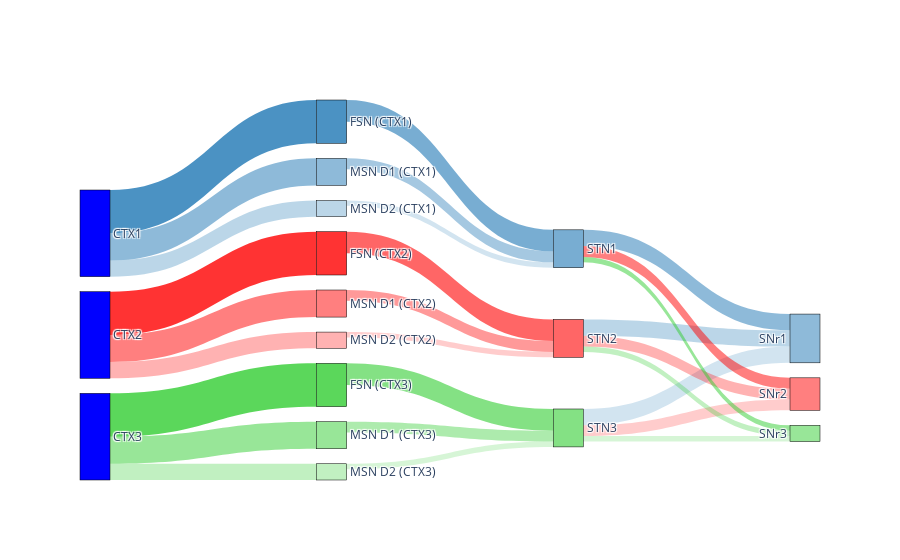

Write notebook code for a chart like this one.
### Code cell
### CTX - Striatum - GPe - STN - SNr

labels = [
    "CTX1", "CTX2", "CTX3",  
    "FSN (CTX1)", "MSN D1 (CTX1)", "MSN D2 (CTX1)",  
    "FSN (CTX2)", "MSN D1 (CTX2)", "MSN D2 (CTX2)",  
    "FSN (CTX3)", "MSN D1 (CTX3)", "MSN D2 (CTX3)",  
    "STN1", "STN2", "STN3",  
    "SNr1", "SNr2", "SNr3"  
]

source = [
    0, 0, 0,  
    1, 1, 1,  
    2, 2, 2,  
    3, 4, 5,  
    6, 7, 8,  
    9, 10, 11,  
    12, 13, 14,  
    12, 13, 14,  
    12, 13, 14   
]

target = [
    3, 4, 5,  
    6, 7, 8,  
    9, 10, 11,  
    12, 12, 12,  
    13, 13, 13,  
    14, 14, 14,  
    15, 15, 15,  
    16, 16, 16,  
    17, 17, 17   
]

value = [
    8, 5, 3,  
    8, 5, 3,  
    8, 5, 3,  
    4, 2, 1,  
    4, 2, 1,  
    4, 2, 1,  
    3, 3, 3,  
    2, 2, 2,  
    1, 1, 1   
]

link_colors = [
    "rgba(31, 119, 180, 0.8)", "rgba(31, 119, 180, 0.5)", "rgba(31, 119, 180, 0.3)",  
    "rgba(255, 0, 0, 0.8)", "rgba(255, 0, 0, 0.5)", "rgba(255, 0, 0, 0.3)",          
    "rgba(50, 205, 50, 0.8)", "rgba(50, 205, 50, 0.5)", "rgba(50, 205, 50, 0.3)",    
    "rgba(31, 119, 180, 0.6)", "rgba(31, 119, 180, 0.4)", "rgba(31, 119, 180, 0.2)",  
    "rgba(255, 0, 0, 0.6)", "rgba(255, 0, 0, 0.4)", "rgba(255, 0, 0, 0.2)",          
    "rgba(50, 205, 50, 0.6)", "rgba(50, 205, 50, 0.4)", "rgba(50, 205, 50, 0.2)",    
    "rgba(31, 119, 180, 0.5)", "rgba(31, 119, 180, 0.3)", "rgba(31, 119, 180, 0.2)",  
    "rgba(255, 0, 0, 0.5)", "rgba(255, 0, 0, 0.3)", "rgba(255, 0, 0, 0.2)",          
    "rgba(50, 205, 50, 0.5)", "rgba(50, 205, 50, 0.3)", "rgba(50, 205, 50, 0.2)"     
]

node_colors = [
    "blue", "blue", "blue",  
    "rgba(31, 119, 180, 0.8)", "rgba(31, 119, 180, 0.5)", "rgba(31, 119, 180, 0.3)",  
    "rgba(255, 0, 0, 0.8)", "rgba(255, 0, 0, 0.5)", "rgba(255, 0, 0, 0.3)",          
    "rgba(50, 205, 50, 0.8)", "rgba(50, 205, 50, 0.5)", "rgba(50, 205, 50, 0.3)",    
    "rgba(31, 119, 180, 0.6)", "rgba(255, 0, 0, 0.6)", "rgba(50, 205, 50, 0.6)",     
    "rgba(31, 119, 180, 0.5)", "rgba(255, 0, 0, 0.5)", "rgba(50, 205, 50, 0.5)"      
]

fig = go.Figure(go.Sankey(
    node=dict(
        pad=15,
        thickness=30,
        line=dict(color="black", width=0.5),
        label=labels,
        color=node_colors
    ),
    link=dict(
        source=source,
        target=target,
        value=value,
        color=link_colors
    )
))

fig.show()

### Figure 1 — Plotly figure (JSON) as saved in the notebook; plotly's stock layout.template omitted (floating-point values rounded to 4 significant figures)
{"data": [{"link": {"color": ["rgba(31, 119, 180, 0.8)", "rgba(31, 119, 180, 0.5)", "rgba(31, 119, 180, 0.3)", "rgba(255, 0, 0, 0.8)", "rgba(255, 0, 0, 0.5)", "rgba(255, 0, 0, 0.3)", "rgba(50, 205, 50, 0.8)", "rgba(50, 205, 50, 0.5)", "rgba(50, 205, 50, 0.3)", "rgba(31, 119, 180, 0.6)", "rgba(31, 119, 180, 0.4)", "rgba(31, 119, 180, 0.2)", "rgba(255, 0, 0, 0.6)", "rgba(255, 0, 0, 0.4)", "rgba(255, 0, 0, 0.2)", "rgba(50, 205, 50, 0.6)", "rgba(50, 205, 50, 0.4)", "rgba(50, 205, 50, 0.2)", "rgba(31, 119, 180, 0.5)", "rgba(31, 119, 180, 0.3)", "rgba(31, 119, 180, 0.2)", "rgba(255, 0, 0, 0.5)", "rgba(255, 0, 0, 0.3)", "rgba(255, 0, 0, 0.2)", "rgba(50, 205, 50, 0.5)", "rgba(50, 205, 50, 0.3)", "rgba(50, 205, 50, 0.2)"], "source": [0, 0, 0, 1, 1, 1, 2, 2, 2, 3, 4, 5, 6, 7, 8, 9, 10, 11, 12, 13, 14, 12, 13, 14, 12, 13, 14], "target": [3, 4, 5, 6, 7, 8, 9, 10, 11, 12, 12, 12, 13, 13, 13, 14, 14, 14, 15, 15, 15, 16, 16, 16, 17, 17, 17], "value": [8, 5, 3, 8, 5, 3, 8, 5, 3, 4, 2, 1, 4, 2, 1, 4, 2, 1, 3, 3, 3, 2, 2, 2, 1, 1, 1]}, "node": {"color": ["blue", "blue", "blue", "rgba(31, 119, 180, 0.8)", "rgba(31, 119, 180, 0.5)", "rgba(31, 119, 180, 0.3)", "rgba(255, 0, 0, 0.8)", "rgba(255, 0, 0, 0.5)", "rgba(255, 0, 0, 0.3)", "rgba(50, 205, 50, 0.8)", "rgba(50, 205, 50, 0.5)", "rgba(50, 205, 50, 0.3)", "rgba(31, 119, 180, 0.6)", "rgba(255, 0, 0, 0.6)", "rgba(50, 205, 50, 0.6)", "rgba(31, 119, 180, 0.5)", "rgba(255, 0, 0, 0.5)", "rgba(50, 205, 50, 0.5)"], "label": ["CTX1", "CTX2", "CTX3", "FSN (CTX1)", "MSN D1 (CTX1)", "MSN D2 (CTX1)", "FSN (CTX2)", "MSN D1 (CTX2)", "MSN D2 (CTX2)", "FSN (CTX3)", "MSN D1 (CTX3)", "MSN D2 (CTX3)", "STN1", "STN2", "STN3", "SNr1", "SNr2", "SNr3"], "line": {"color": "black", "width": 0.5}, "pad": 15, "thickness": 30}, "type": "sankey"}], "layout": {}}
